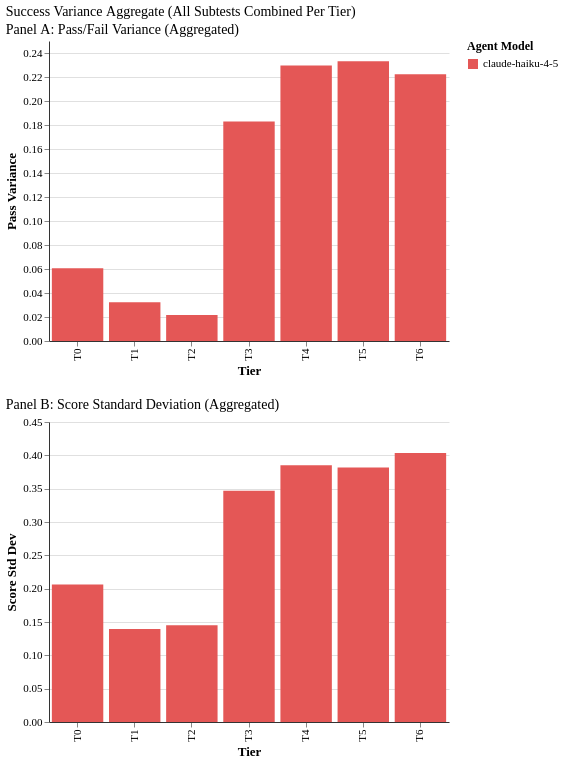

The specification (Vega-Lite) saved for this image:
### Vega-Lite specification from a JSON file in a GitHub repository (floating-point values rounded to 4 significant figures)
{"config": {"font": "serif", "axis": {"labelFontSize": 11, "titleFontSize": 13, "gridColor": "#e0e0e0", "domainColor": "#333333"}, "legend": {"labelFontSize": 11, "titleFontSize": 12}, "title": {"fontSize": 14, "anchor": "start", "fontWeight": "normal"}, "view": {"stroke": null, "continuousWidth": 400, "continuousHeight": 300}, "mark": {"tooltip": true}}, "vconcat": [{"mark": {"type": "bar"}, "encoding": {"color": {"field": "agent_model", "scale": {"domain": ["claude-haiku-4-5"], "range": ["#E45756"]}, "title": "Agent Model", "type": "nominal"}, "tooltip": [{"field": "agent_model", "title": "Model", "type": "nominal"}, {"field": "tier", "title": "Tier", "type": "ordinal"}, {"field": "pass_variance", "format": ".3f", "title": "Pass Variance", "type": "quantitative"}, {"field": "n_runs", "title": "Total Runs", "type": "quantitative"}], "x": {"field": "tier", "sort": ["T0", "T1", "T2", "T3", "T4", "T5", "T6"], "title": "Tier", "type": "ordinal"}, "y": {"field": "pass_variance", "scale": {"domain": [0, 0.25]}, "title": "Pass Variance", "type": "quantitative"}}, "height": 300, "title": "Panel A: Pass/Fail Variance (Aggregated)", "width": 400}, {"mark": {"type": "bar"}, "encoding": {"color": {"field": "agent_model", "scale": {"domain": ["claude-haiku-4-5"], "range": ["#E45756"]}, "title": "Agent Model", "type": "nominal"}, "tooltip": [{"field": "agent_model", "title": "Model", "type": "nominal"}, {"field": "tier", "title": "Tier", "type": "ordinal"}, {"field": "score_std", "format": ".3f", "title": "Score Std Dev", "type": "quantitative"}, {"field": "n_runs", "title": "Total Runs", "type": "quantitative"}], "x": {"field": "tier", "sort": ["T0", "T1", "T2", "T3", "T4", "T5", "T6"], "title": "Tier", "type": "ordinal"}, "y": {"field": "score_std", "scale": {"domain": [0, 0.45]}, "title": "Score Std Dev", "type": "quantitative"}}, "height": 300, "title": "Panel B: Score Standard Deviation (Aggregated)", "width": 400}], "data": {"name": "data-b1480f6affdaa7cdaa75f08240107631"}, "title": "Success Variance Aggregate (All Subtests Combined Per Tier)", "$schema": "https://vega.github.io/schema/vega-lite/v6.1.0.json", "datasets": {"data-b1480f6affdaa7cdaa75f08240107631": [{"agent_model": "claude-haiku-4-5", "tier": "T0", "pass_variance": 0.06061, "score_std": 0.2062, "n_runs": 216}, {"agent_model": "claude-haiku-4-5", "tier": "T1", "pass_variance": 0.03222, "score_std": 0.1396, "n_runs": 90}, {"agent_model": "claude-haiku-4-5", "tier": "T2", "pass_variance": 0.02173, "score_std": 0.1451, "n_runs": 135}, {"agent_model": "claude-haiku-4-5", "tier": "T3", "pass_variance": 0.183, "score_std": 0.3469, "n_runs": 369}, {"agent_model": "claude-haiku-4-5", "tier": "T4", "pass_variance": 0.2296, "score_std": 0.3851, "n_runs": 126}, {"agent_model": "claude-haiku-4-5", "tier": "T5", "pass_variance": 0.2332, "score_std": 0.3817, "n_runs": 135}, {"agent_model": "claude-haiku-4-5", "tier": "T6", "pass_variance": 0.2222, "score_std": 0.4034, "n_runs": 9}]}}
